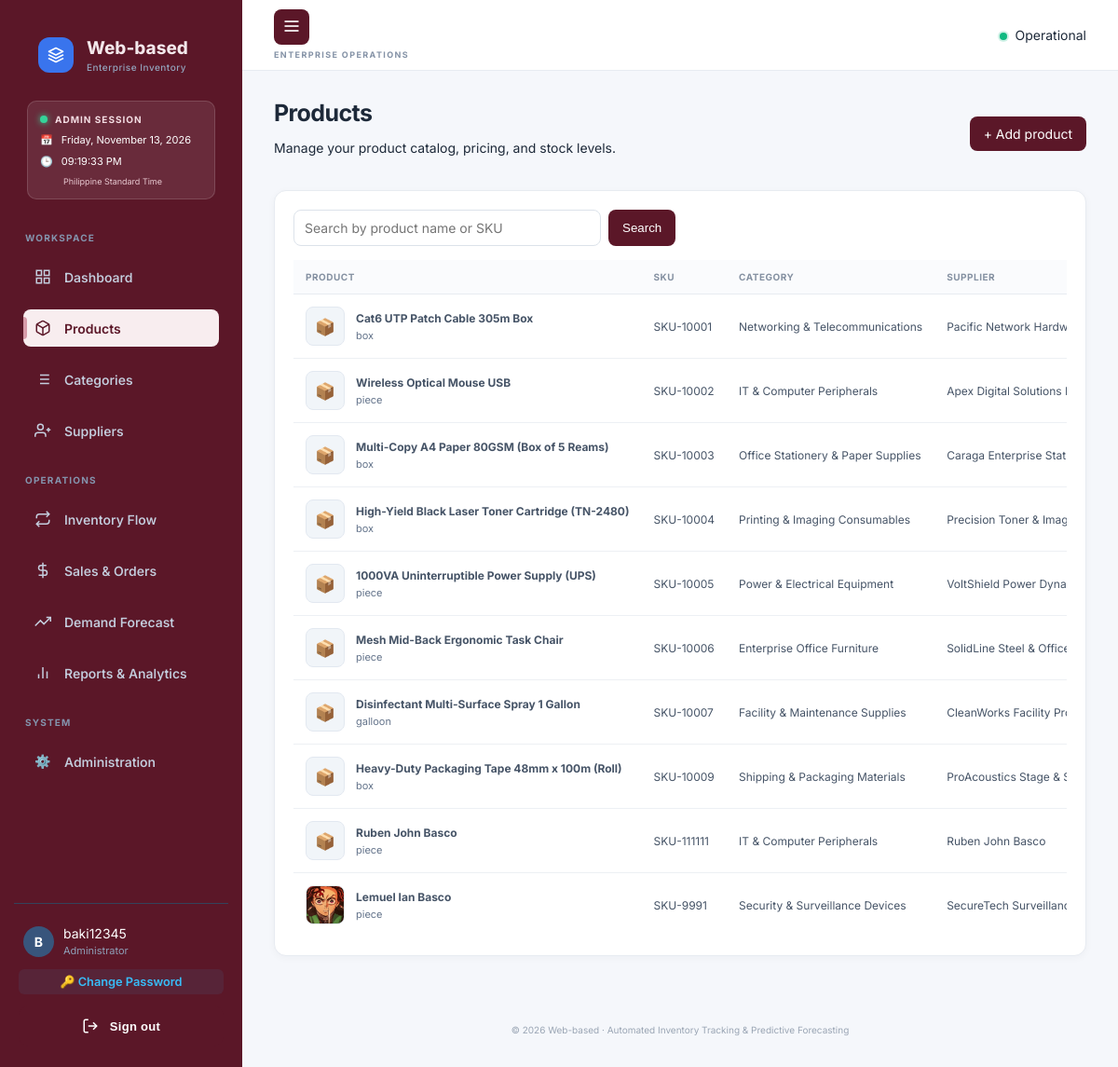
/inventory/products/ (signed in), run on the app's committed database.
### inventory/models.py (models this page shows, shortened)
class Product(models.Model):
    name = models.CharField(max_length=160)
    sku = models.CharField(max_length=60, unique=True)
    category = models.ForeignKey(Category, on_delete=models.PROTECT, related_name="products")
    supplier = models.ForeignKey(Supplier, on_delete=models.SET_NULL, null=True, blank=True, related_name="products")
    unit = models.CharField(max_length=40, default="piece")
    purchase_price = models.DecimalField(max_digits=12, decimal_places=2, default=0)
    selling_price = models.DecimalField(max_digits=12, decimal_places=2, default=0)
    quantity = models.PositiveIntegerField(default=0)
    reorder_level = models.PositiveIntegerField(default=5)
    description = models.TextField(blank=True)
    active = models.BooleanField(default=True)
    created_at = models.DateTimeField(auto_now_add=True)

class Category(models.Model):
    name = models.CharField(max_length=100, unique=True)
    description = models.TextField(blank=True)

class Supplier(models.Model):
    name = models.CharField(max_length=160)
    contact_person = models.CharField(max_length=120, blank=True)
    email = models.EmailField(blank=True)
    phone = models.CharField(max_length=40, blank=True)
    address = models.TextField(blank=True)
    created_at = models.DateTimeField(auto_now_add=True)

### inventory/views.py (the view)
# urls.py: path("products/", views.product_list, name="product_list"),
@login_required
def product_list(request):
    q = request.GET.get("q", "")
    products = Product.objects.filter(active=True).select_related("category", "supplier")
    if q: products = products.filter(name__icontains=q) | products.filter(sku__icontains=q)
    return render(request, "inventory/product_list.html", {"products": products, "q": q})

### inventory/models.py (called while the page is built)
    def __str__(self): return self.name

    def __str__(self): return self.name

### templates/inventory/product_list.html (shortened to what this page needs)
{% extends "base.html" %}
{% block content %}
<div class="page-title">
    <div>
        <h1>Products</h1>
        <p>Manage your product catalog, pricing, and stock levels.</p>
    </div>
    {% if user.is_superuser %}
    <a class="btn primary" href="{% url 'product_create' %}">+ Add product</a>
{% endif %}
</div>
<div class="panel">
    <form class="searchbar" method="get">
        <input name="q" value="{{ q }}" placeholder="Search by product name or SKU">
        <button class="btn primary" type="submit">Search</button>
    </form>
    <div class="table-wrap">
        <table>
            <thead>
                <tr>
                    <th>Product</th>
                    <th>SKU</th>
                    <th>Category</th>
                    <th>Supplier</th>
                </tr>
            </thead>
            <tbody>
                {% for p in products %}
                <tr>
                    <td>
                        <div style="display: flex; align-items: center; gap: 12px;">
                            {% if p.image %}
                                <img src="{{ p.image.url }}" alt="{{ p.name }}" style="width: 42px; height: 42px; object-fit: cover; border-radius: 8px; border: 1px solid #e2e8f0;">
                            {% else %}
                                <div style="width: 42px; height: 42px; border-radius: 8px; background: #f1f5f9; border: 1px solid #e2e8f0; display: flex; align-items: center; justify-content: center; font-size: 1.1rem;">
                                    📦
                                </div>
                            {% endif %}
                            <div>
                                <b>{{ p.name }}</b>
                                <small style="display: block; color: #64748b;">{{ p.unit }}</small>
                            </div>
                        </div>
                    </td>
                    <td>{{ p.sku }}</td>
                    <td>{{ p.category }}</td>
                    <td>{{ p.supplier|default:"-" }}</td>
                </tr>
                {% empty %}
                <tr>
                    <td colspan="9" class="empty">No products found.</td>
                </tr>
                {% endfor %}
            </tbody>
        </table>
    </div>
</div>
{% endblock %}

### templates/base.html (shortened to what this page needs)
{% load static %}
<!DOCTYPE html>
<html lang="en">
<head>
  <link rel="stylesheet" href="{% static 'css/app.css' %}">
</head>
<body class="{% block body_class %}{% endblock %}">
  <div class="app-shell" id="appShell">
    <aside class="sidebar" id="sidebar">
      <div class="sidebar-header">
        <a class="brand" href="{% url 'dashboard' %}">
          <div class="brand-mark">
            <svg width="18" height="18" viewBox="0 0 24 24" fill="none" stroke="currentColor" stroke-width="2.2" stroke-linecap="round" stroke-linejoin="round">
              <polygon points="12 2 2 7 12 12 22 7 12 2"></polygon>
              <polyline points="2 17 12 22 22 17"></polyline>
              <polyline points="2 12 12 17 22 12"></polyline>
            </svg>
          </div>
          <div class="brand-text">
            <span class="brand-name">Web-based</span>
            <small class="brand-tagline">Enterprise Inventory</small>
          </div>
        </a>
      </div>
{% if user.is_staff and user.last_login %}
<div class="admin-login-card">
    <div class="login-card-heading">
        <span class="login-indicator"></span>
        ADMIN SESSION
    </div>
    <div class="login-detail">
        <span>📅</span>
        <span>{{ user.last_login|date:"l, F j, Y" }}</span>
    </div>
    <div class="login-detail">
        <span>🕒</span>
        <span>{{ user.last_login|date:"h:i:s A" }}</span>
    </div>
    <small class="login-timezone">
        Philippine Standard Time
    </small>
</div>
{% endif %}
      <nav class="sidebar-nav">
        {% with current_url=request.resolver_match.url_name %}
          <span class="nav-label">WORKSPACE</span>
          <a href="{% url 'dashboard' %}" class="nav-item {% if current_url == 'dashboard' %}active{% endif %}">
            <svg class="nav-icon" viewBox="0 0 24 24" fill="none" stroke="currentColor" stroke-width="2"><rect x="3" y="3" width="7" height="7"></rect><rect x="14" y="3" width="7" height="7"></rect><rect x="14" y="14" width="7" height="7"></rect><rect x="3" y="14" width="7" height="7"></rect></svg>
            <span>Dashboard</span>
          </a>
          <a href="{% url 'product_list' %}" class="nav-item {% if current_url == 'product_list' %}active{% endif %}">
            <span>Products</span>
          </a>
          <a href="{% url 'category_list' %}" class="nav-item {% if current_url == 'category_list' %}active{% endif %}">
            <span>Categories</span>
          </a>
          <a href="{% url 'supplier_list' %}" class="nav-item {% if current_url == 'supplier_list' %}active{% endif %}">
            <svg class="nav-icon" viewBox="0 0 24 24" fill="none" stroke="currentColor" stroke-width="2"><path d="M16 21v-2a4 4 0 0 0-4-4H5a4 4 0 0 0-4 4v2"></path><circle cx="8.5" cy="7" r="4"></circle><line x1="20" y1="8" x2="20" y2="14"></line><line x1="23" y1="11" x2="17" y2="11"></line></svg>
            <span>Suppliers</span>
          </a>
          <span class="nav-label">OPERATIONS</span>
          <a href="{% url 'transaction_list' %}" class="nav-item {% if current_url == 'transaction_list' %}active{% endif %}">
            <svg class="nav-icon" viewBox="0 0 24 24" fill="none" stroke="currentColor" stroke-width="2"><polyline points="17 1 21 5 17 9"></polyline><path d="M3 11V9a4 4 0 0 1 4-4h14"></path><polyline points="7 23 3 19 7 15"></polyline><path d="M21 13v2a4 4 0 0 1-4 4H3"></path></svg>
            <span>Inventory Flow</span>
          </a>
          <a href="{% url 'sale_list' %}" class="nav-item {% if current_url == 'sale_list' %}active{% endif %}">
            <svg class="nav-icon" viewBox="0 0 24 24" fill="none" stroke="currentColor" stroke-width="2"><line x1="12" y1="1" x2="12" y2="23"></line><path d="M17 5H9.5a3.5 3.5 0 0 0 0 7h5a3.5 3.5 0 0 1 0 7H6"></path></svg>
            <span>Sales & Orders</span>
          </a>
          <a href="{% url 'forecast' %}" class="nav-item {% if current_url == 'forecast' %}active{% endif %}">
            <svg class="nav-icon" viewBox="0 0 24 24" fill="none" stroke="currentColor" stroke-width="2"><polyline points="23 6 13.5 15.5 8.5 10.5 1 18"></polyline><polyline points="17 6 23 6 23 12"></polyline></svg>
            <span>Demand Forecast</span>
          </a>
          <a href="{% url 'reports' %}" class="nav-item {% if current_url == 'reports' %}active{% endif %}">
            <svg class="nav-icon" viewBox="0 0 24 24" fill="none" stroke="currentColor" stroke-width="2"><line x1="18" y1="20" x2="18" y2="10"></line><line x1="12" y1="20" x2="12" y2="4"></line><line x1="6" y1="20" x2="6" y2="14"></line></svg>
            <span>Reports & Analytics</span>
          </a>
          {% if user.is_staff %}
            <span class="nav-label">SYSTEM</span>
<a href="{% url 'custom_admin_portal' %}" class="nav-link {% if request.resolver_match.url_name == 'custom_admin_portal' %}active{% endif %}">
    <span class="nav-icon">⚙️</span>
    <span>Administration</span>
</a>
          {% endif %}
        {% endwith %}
      </nav>
      <div class="sidebar-bottom">
        <div class="user-chip">
          <div class="avatar" title="{{ user.get_full_name|default:user.username }}">
            {{ user.username|slice:":1"|upper }}
          </div>
          <div class="user-info">
            <span class="user-name">{{ user.get_full_name|default:user.username }}</span>
            <small class="user-role">{% if user.is_staff %}Administrator{% else %}Operator{% endif %}</small>
          </div>
        </div>
        <a href="/admin/password_change/" style="display: block; font-size: 0.8rem; color: #38bdf8; text-decoration: none; padding: 6px 10px; margin: 6px 0; border-radius: 6px; background: rgba(56, 189, 248, 0.08); text-align: center; font-weight: 600;">
        🔑 Change Password
      </a>
        <form method="post" action="{% url 'logout' %}">
          <button type="submit" class="btn-logout" title="Sign out">
            <svg width="16" height="16" viewBox="0 0 24 24" fill="none" stroke="currentColor" stroke-width="2"><path d="M9 21H5a2 2 0 0 1-2-2V5a2 2 0 0 1 2-2h4"></path><polyline points="16 17 21 12 16 7"></polyline><line x1="21" y1="12" x2="9" y2="12"></line></svg>
            <span>Sign out</span>
          </button>
        </form>
      </div>
    </aside>
    <main class="main">
      <header class="topbar">
        <div class="topbar-left">
          <button type="button" class="sidebar-toggle" onclick="toggleSidebar()" aria-label="Toggle Navigation">
            <svg width="20" height="20" viewBox="0 0 24 24" fill="none" stroke="currentColor" stroke-width="2"><line x1="3" y1="12" x2="21" y2="12"></line><line x1="3" y1="6" x2="21" y2="6"></line><line x1="3" y1="18" x2="21" y2="18"></line></svg>
          </button>
          <div>
            <span class="eyebrow">{% block eyebrow %}ENTERPRISE OPERATIONS{% endblock %}</span>
          </div>
        </div>
        <div class="topbar-right">
          <div class="system-status">
            <span class="status-dot"></span>
            <span class="status-label">Operational</span>
          </div>
        </div>
      </header>
      <section class="content">
        {% block content %}{% endblock %}
      </section>
      <footer class="app-footer">
        <p>© {% now "Y" %} Web-based · Automated Inventory Tracking & Predictive Forecasting</p>
      </footer>
    </main>
  </div>
</body>
</html>

### data on the page
Product: name "Cat6 UTP Patch Cable 305m Box", unit "box", sku "SKU-10001", category "Networking & Telecommunications", supplier "Pacific Network…"
Product: name "Wireless Optical Mouse USB", unit "piece", sku "SKU-10002", category "IT & Computer Peripherals", supplier "Apex Digital Solutions…"
Product: name "Multi-Copy A4 Paper 80GSM (Box of 5 Reams)", unit "box", sku "SKU-10003", category "Office Stationery & Paper Supplies", supplier "Caraga Enterprise…"
Product: name "High-Yield Black Laser Toner Cartridge (TN-2480)", unit "box", sku "SKU-10004", category "Printing & Imaging Consumables", supplier "Precision Toner &…"
Product: name "1000VA Uninterruptible Power Supply (UPS)", unit "piece", sku "SKU-10005", category "Power & Electrical Equipment", supplier "VoltShield Power…"
Product: name "Mesh Mid-Back Ergonomic Task Chair", unit "piece", sku "SKU-10006", category "Enterprise Office Furniture", supplier "SolidLine Steel &…"
Product: name "Disinfectant Multi-Surface Spray 1 Gallon", unit "galloon", sku "SKU-10007", category "Facility & Maintenance Supplies", supplier "CleanWorks Facility…"
Product: name "Heavy-Duty Packaging Tape 48mm x 100m (Roll)", unit "box", sku "SKU-10009", category "Shipping & Packaging Materials", supplier "ProAcoustics Stage &…"
Product: name "Ruben John Basco", unit "piece", sku "SKU-111111", category "IT & Computer Peripherals", supplier "Ruben John Basco"
Product: image (picture), name "Lemuel Ian Basco", unit "piece", sku "SKU-9991", category "Security & Surveillance Devices", supplier "SecureTech…"

### other printed values
{{ user.last_login|date:"l, F j, Y" }} "Friday, November 13, 2026"
{{ user.last_login|date:"h:i:s A" }} "09:19:33 PM"
{{ user.username|slice:":1"|upper }} "B"
{{ user.get_full_name|default:user.username }} "baki12345"
